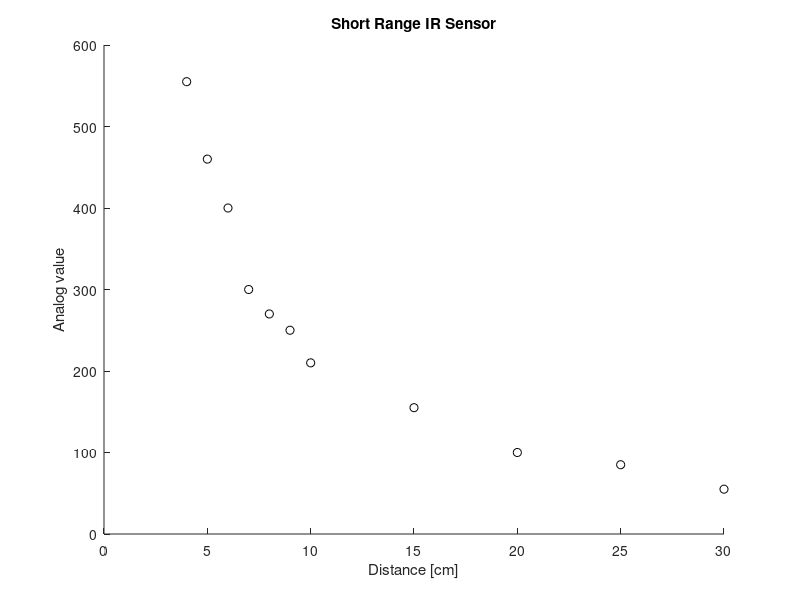

Source code (MATLAB): (Note: this script raises an error after producing the figure.)
%% Sensor Calibration and Curve Fit
% Sondre Kongsgard and James Fanchiang
% 10/12/2017
%% Short Range IR Sensor Data
%
clear all;
clc;
% Distance
d = [ 4, 5, 6, 7, 8, 9, 10, 15, 20, 25, 30];

% Analog value
a = [555, 460, 400, 300, 270, 250, 210, 155, 100, 85, 55];

figure(1); clf; hold on;
plot(d, a, 'ko');
title('Short Range IR Sensor');
xlabel('Distance [cm]'); ylabel('Analog value');

f1 = fit(d',a','exp1');
h = plot(f1,d,a)
legend( h, 'Analog Output vs. Distance', 'Fitted Curve', 'Location', 'NorthEast' );
xlabel('Distance [cm]');
ylabel('Analog value');
hold off;
f1
%%  Long Range IR Sensor Data
clear all;
clc;
% Distance
d = [10, 12, 15, 20, 30, 40, 50, 60, 70, 80];

% Analog value
a = [490, 450, 400, 330, 230, 185, 160, 140, 125, 110];

figure(2); clf; hold on;
plot(d, a, 'bo');
title('Long Range IR Sensor');

f2 = fit(d',a','exp1');
plot(f2,d,a)
h = plot(f2,d,a)
legend( h, 'Analog Output vs. Distance', 'Fitted Curve', 'Location', 'NorthEast' );
xlabel('Distance [cm]');
ylabel('Analog value');
hold off;
f2



